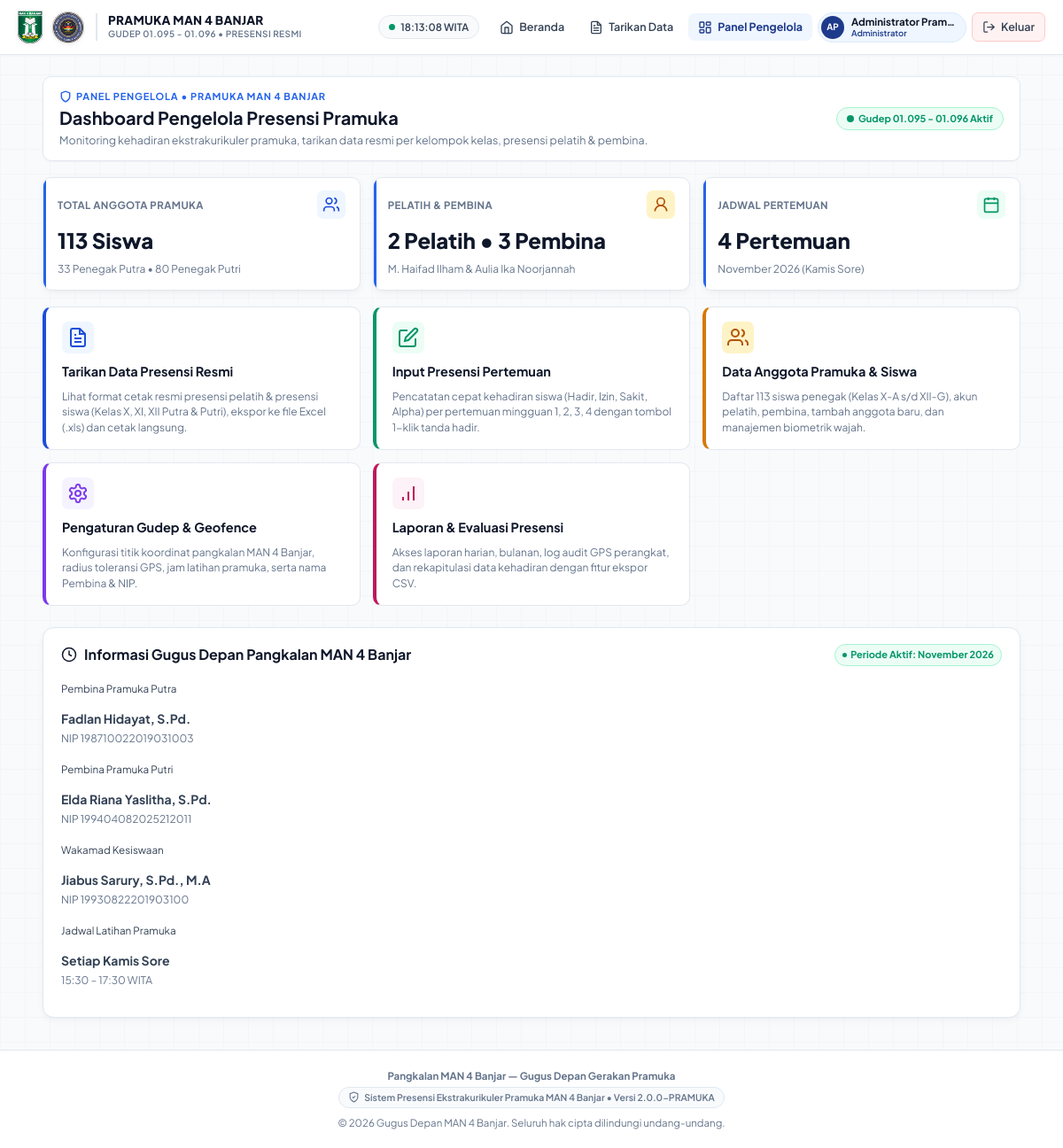
/admin/index.php (signed in), run on the app's committed database.
### tables this page shows
CREATE TABLE IF NOT EXISTS users (
  id INT UNSIGNED AUTO_INCREMENT PRIMARY KEY,
  username VARCHAR(50) NOT NULL UNIQUE,
  name VARCHAR(150) NOT NULL,
  role ENUM('admin','pembina','pelatih','siswa','employee') NOT NULL DEFAULT 'siswa',
  kelas VARCHAR(50) NULL,
  gender ENUM('L','P') NULL,
  tingkat ENUM('X','XI','XII') NULL,
  sangga VARCHAR(50) NULL,
  email VARCHAR(150) NULL,
  phone VARCHAR(30) NULL,
  password_hash VARCHAR(255) NOT NULL,
  face_descriptor LONGTEXT NULL,
  face_registered_at DATETIME NULL,
  status TINYINT(1) NOT NULL DEFAULT 1,
  created_at TIMESTAMP DEFAULT CURRENT_TIMESTAMP,
  updated_at TIMESTAMP DEFAULT CURRENT_TIMESTAMP ON UPDATE CURRENT_TIMESTAMP,
  INDEX idx_role (role),
  INDEX idx_tingkat_gender (tingkat, gender),
  INDEX idx_kelas (kelas)
);

CREATE TABLE IF NOT EXISTS settings (
  id INT UNSIGNED AUTO_INCREMENT PRIMARY KEY,
  setting_key VARCHAR(80) NOT NULL UNIQUE,
  setting_value TEXT NOT NULL
);

### admin/index.php (the view, shortened to what the rows shown need)
<?php
require_once __DIR__ . '/../includes/functions.php';
require_admin();
require __DIR__ . '/../includes/header.php';
?>
<section class="hero">
  <div>
    <h1>Dashboard Pengelola Presensi Pramuka</h1>
  </div>
</section>
<section class="card" style="margin-top: 24px;">
  <div style="display: flex; justify-content: space-between; align-items: center; margin-bottom: 14px; flex-wrap: wrap; gap: 8px;">
    <h2 style="font-size: 16px; margin: 0; display: flex; align-items: center; gap: 8px;">
      <svg width="18" height="18" viewBox="0 0 24 24" fill="none" stroke="currentColor" stroke-width="2"><circle cx="12" cy="12" r="10"/><polyline points="12 6 12 12 16 14"/></svg>
      Informasi Gugus Depan Pangkalan MAN 4 Banjar
    </h2>
  </div>
  <div class="detail-grid">
      <p><b><?= e(setting('pembina_putra', 'Fadlan Hidayat, S.Pd.')) ?></b><br><span style="font-size: 12px; color: var(--muted);">NIP <?= e(setting('nip_pembina_putra', '198710022019031003')) ?></span></p>
    <div>
      <p><b>Setiap Kamis Sore</b><br><span style="font-size: 12px; color: var(--muted);"><?= e(attendance_start()) ?> – <?= e(attendance_end()) ?> WITA</span></p>
    </div>
  </div>
</section>
<?php require __DIR__ . '/../includes/footer.php'; ?>

### includes/header.php (shortened to what the rows shown need)
<?php
require_once __DIR__ . '/functions.php';
$user = current_user();
$currentPath = parse_url($_SERVER['REQUEST_URI'] ?? '', PHP_URL_PATH);
$initials = 'P';
if ($user && !empty($user['name'])) {
    $parts = explode(' ', trim($user['name']));
    $initials = strtoupper(substr($parts[0], 0, 1) . (isset($parts[1]) ? substr($parts[1], 0, 1) : ''));
}
?>
<!doctype html>
<html lang="id">
<head>
  <link rel="stylesheet" href="<?= BASE_URL ?>/assets/css/style.css?v=<?= file_exists(__DIR__ . '/../assets/css/style.css') ? filemtime(__DIR__ . '/../assets/css/style.css') : '1' ?>">
</head>
<body>
<header class="topbar">
  <div class="topbar-right">
    <?php if ($user): ?>
      <nav class="topnav">
        <a href="<?= BASE_URL ?>/dashboard.php" class="<?= str_ends_with($currentPath, 'dashboard.php') ? 'active' : '' ?>">
          <svg width="16" height="16" viewBox="0 0 24 24" fill="none" stroke="currentColor" stroke-width="2" stroke-linecap="round" stroke-linejoin="round"><path d="m3 9 9-7 9 7v11a2 2 0 0 1-2 2H5a2 2 0 0 1-2-2z"></path><polyline points="9 22 9 12 15 12 15 22"></polyline></svg>
          <span>Beranda</span>
        </a>
        <a href="<?= BASE_URL ?>/admin/tarikan_data.php" class="<?= str_contains($currentPath, 'tarikan_data.php') ? 'active' : '' ?>" title="Tarikan & Rekap Presensi Resmi">
          <span>Tarikan Data</span>
        </a>
        <?php if (in_array($user['role'], ['admin', 'pembina', 'pelatih'], true)): ?>
          <a href="<?= BASE_URL ?>/admin/index.php" class="<?= str_contains($currentPath, '/admin/') && !str_contains($currentPath, 'tarikan_data.php') ? 'active' : '' ?>">
            <span>Panel Pengelola</span>
          </a>
        <?php endif; ?>
        <div class="user-profile-pill">
          <div class="user-avatar" title="<?= e($user['name']) ?>"><?= e($initials) ?></div>
          <div class="user-info-text">
            <span class="user-info-name"><?= e($user['name']) ?></span>
            <span class="user-info-role">
              <?php
              if ($user['role'] === 'admin') echo 'Administrator';
              elseif ($user['role'] === 'pembina') echo 'Pembina Pramuka';
              elseif ($user['role'] === 'pelatih') echo 'Pelatih Pramuka';
              elseif ($user['role'] === 'siswa') echo e('Siswa ' . ($user['kelas'] ?? ''));
              else echo e($user['kelas'] ?: 'Anggota');
              ?>
            </span>
          </div>
        </div>
        <a href="<?= BASE_URL ?>/logout.php" class="btn-nav-logout" title="Keluar dari akun">
          <svg width="15" height="15" viewBox="0 0 24 24" fill="none" stroke="currentColor" stroke-width="2" stroke-linecap="round" stroke-linejoin="round"><path d="M9 21H5a2 2 0 0 1-2-2V5a2 2 0 0 1 2-2h4"></path><polyline points="16 17 21 12 16 7"></polyline><line x1="21" x2="9" y1="12" y2="12"></line></svg>
          <span>Keluar</span>
        </a>
      </nav>
    <?php endif; ?>
  </div>
</header>
<main class="container">

### data on the page
users: name "AP", name "Administrator Pram…"
settings: setting_key "17:30"

### other printed values
$totalSiswa "113"
$totalPutra "33"
$totalPutri "80"
setting('pembina_putra', 'Fadlan Hidayat, S.Pd.') "Fadlan Hidayat, S.Pd."
setting('nip_pembina_putra', '198710022019031003') "198710022019031003"
setting('pembina_putri', 'Elda Riana Yaslitha, S.Pd.') "Elda Riana Yaslitha, S.Pd."
setting('nip_pembina_putri', '199404082025212011') "199404082025212011"
setting('wakamad_kesiswaan', 'Jiabus Sarury, S.Pd., M.A') "Jiabus Sarury, S.Pd., M.A"
setting('nip_wakamad_kesiswaan', '19930822201903100') "19930822201903100"
attendance_start() "15:30"
APP_VERSION "2.0.0-PRAMUKA"
